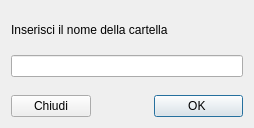
<?xml version="1.0" encoding="UTF-8"?>
<ui version="4.0">
 <class>SetName</class>
 <widget class="QDialog" name="SetName">
  <property name="geometry">
   <rect>
    <x>0</x>
    <y>0</y>
    <width>254</width>
    <height>128</height>
   </rect>
  </property>
  <property name="windowTitle">
   <string>Dialog</string>
  </property>
  <layout class="QGridLayout" name="gridLayout">
   <item row="0" column="0">
    <spacer name="verticalSpacer_3">
     <property name="orientation">
      <enum>Qt::Vertical</enum>
     </property>
     <property name="sizeHint" stdset="0">
      <size>
       <width>20</width>
       <height>40</height>
      </size>
     </property>
    </spacer>
   </item>
   <item row="1" column="0" colspan="3">
    <widget class="QLabel" name="label">
     <property name="maximumSize">
      <size>
       <width>16777215</width>
       <height>30</height>
      </size>
     </property>
     <property name="text">
      <string>Inserisci il nome della cartella</string>
     </property>
    </widget>
   </item>
   <item row="2" column="0">
    <spacer name="verticalSpacer_2">
     <property name="orientation">
      <enum>Qt::Vertical</enum>
     </property>
     <property name="sizeHint" stdset="0">
      <size>
       <width>20</width>
       <height>40</height>
      </size>
     </property>
    </spacer>
   </item>
   <item row="3" column="0" colspan="3">
    <widget class="QLineEdit" name="lineEdit">
     <property name="maxLength">
      <number>30</number>
     </property>
    </widget>
   </item>
   <item row="4" column="0">
    <spacer name="verticalSpacer">
     <property name="orientation">
      <enum>Qt::Vertical</enum>
     </property>
     <property name="sizeHint" stdset="0">
      <size>
       <width>20</width>
       <height>40</height>
      </size>
     </property>
    </spacer>
   </item>
   <item row="5" column="0">
    <widget class="QPushButton" name="Close">
     <property name="text">
      <string>Chiudi</string>
     </property>
     <property name="autoDefault">
      <bool>false</bool>
     </property>
    </widget>
   </item>
   <item row="5" column="2">
    <widget class="QPushButton" name="OK">
     <property name="text">
      <string>         OK          </string>
     </property>
     <property name="checkable">
      <bool>false</bool>
     </property>
     <property name="default">
      <bool>true</bool>
     </property>
     <property name="flat">
      <bool>false</bool>
     </property>
    </widget>
   </item>
   <item row="5" column="1">
    <spacer name="horizontalSpacer">
     <property name="orientation">
      <enum>Qt::Horizontal</enum>
     </property>
     <property name="sizeHint" stdset="0">
      <size>
       <width>40</width>
       <height>20</height>
      </size>
     </property>
    </spacer>
   </item>
  </layout>
 </widget>
 <resources/>
 <connections/>
</ui>
